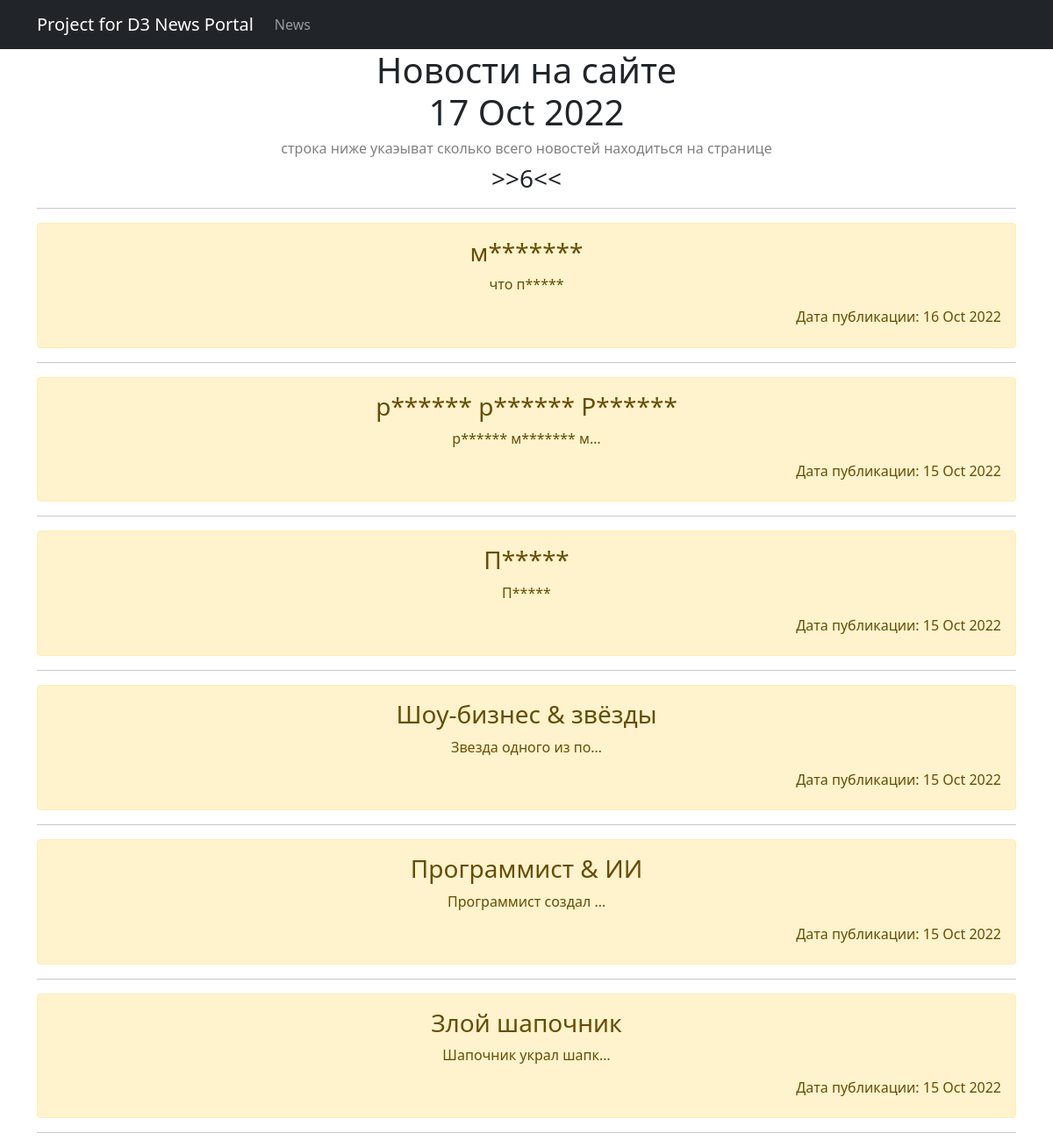
The page /news/ on the database as committed earlier.
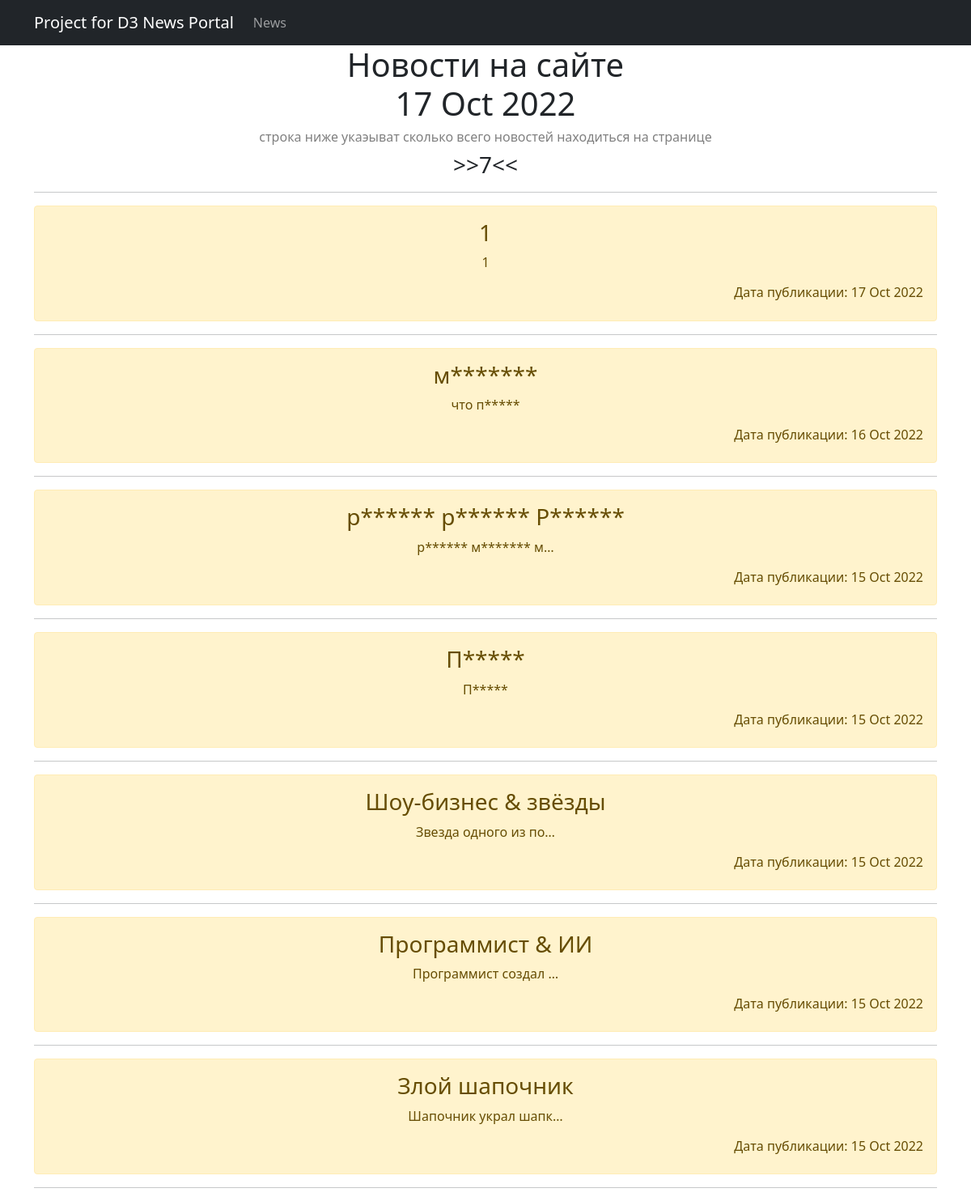
The same page on the database as committed later.
### simpleapp/models.py (models this page shows, shortened)
class News(models.Model):
    name = models.CharField(
        max_length=50,
    )
    description = models.TextField()
    category = models.ForeignKey(
        to='Category',
        on_delete=models.CASCADE,
        related_name='news',  # все новости в категории будут доступны через поле news
    )
    some_datetime = models.DateTimeField(auto_now_add=True)

### simpleapp/views.py (the view)
# urls.py: path('', NewsList.as_view(), name='news'),
class NewsList(ListView):
    model = News
    ordering = '-some_datetime'
    template_name = 'news.html'
    context_object_name = 'news'
    def get_context_data(self, **kwargs):
        context = super().get_context_data(**kwargs)
        context['new_post'] = None
        return context

### simpleapp/templatetags/custom_filters.py (called while the page is built)
@register.filter(name='censor')
def censor(value):
    bad_words = ('редиска', 'морковка', 'проект')
    if not isinstance(value, str):
        raise TypeError(f"unresolved type '{type(value)}' expected  type 'str'")
    for word in value.split():
        if word.lower() in bad_words:
            value = value.replace(word, f"{word[0]}{'*' * (len(word) - 1)}")
    return value

### simpleapp/templatetags/custom_tags.py (called while the page is built)
@register.simple_tag()
def current_time(format_string='%b %d %Y'):
    return datetime.utcnow().strftime(format_string)

### templates/news.html (shortened to what this page needs)
{% extends 'flatpages/default.html' %}
{% load custom_filters %}
{% load custom_tags %}
{% block content %}
    <div class="features">
        <h1>Новости на сайте <br>
            {% current_time '%d %b %Y' %}
        </h1>
        <h6><font color="gray">
            строка ниже укаэыват сколько всего новостей находиться на странице
        </font></h6>
        <h3>>>{{ news|length }}<<</h3>
        <hr>
        {% if news %}
            {% for el in news %}
            <div class="alert alert-warning">
                <h3>{{ el.name|censor }}</h3>
                <p>{{ el.description|truncatechars:20|censor }}</p>
                <h6 align="right">Дата публикации: {{ el.some_datetime|date:"d M Y" }}</h6>
            </div>
            <hr>
            {% endfor %}
        {% else %}
            <h2>Новостей нет!</h2>
        {% endif %}
    </div>
{% endblock content %}

### templates/flatpages/default.html (shortened to what this page needs)
<!DOCTYPE html>
<html lang="en">
    <head>
        {% load static %}
        <link href="{% static 'css/styles.css' %}" rel="stylesheet" />
    </head>
    <body>
        <nav class="navbar navbar-expand-lg navbar-dark bg-dark static-top">
            <div class="container">
                <a class="navbar-brand" href="#">Project for D3 News Portal</a>
                <div class="collapse navbar-collapse" id="navbarResponsive">
                    <ul class="navbar-nav ml-auto">
                        <li class="nav-item">
                            <a class="nav-link" href="/news/">News</a>
                        </li>
                    </ul>
                </div>
            </div>
        </nav>
        <div class="container">
            <div class="row">
                <div class="col-lg-12 text-center">
                    {% block content %}{% endblock content %}
                </div>
            </div>
        </div>
    </body>
</html>

Rows that differ between the two databases and show on the page:
added News: name|censor "1", description|censor "1", some_datetime "17 Oct 2022"
Other text that changed with them:
{{ news|length }}: "6" → "7"
